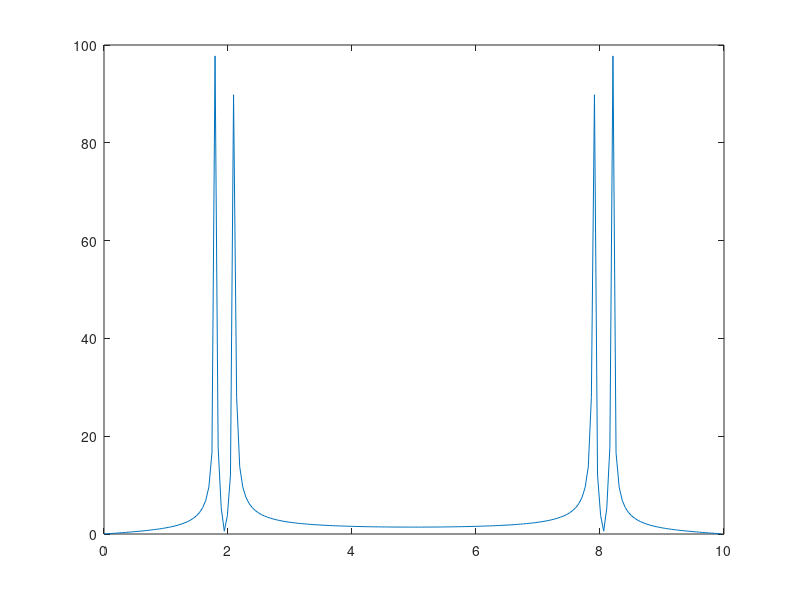

Recreate this plot in MATLAB.
% Course: https://matlabacademy.mathworks.com/R2018b/portal.html?course=gettingstarted

% Clear variables
clc;
clear;

% Initial variables
fs = 10;
time_frame = (0:1/fs:20);

% Generate signals -- the sum of two sine waves
y_signals = sin(1.8 * 2 * pi * time_frame) + sin(2.1 * 2 * pi * time_frame);

% plot(time_frame, y);

% Fourier Transform
yfft = fft(y_signals);

no_of_signales = length(y_signals);
frequencies = (0:fs/no_of_signales:fs*(no_of_signales-1)/no_of_signales);

plot(frequencies, abs(yfft));
